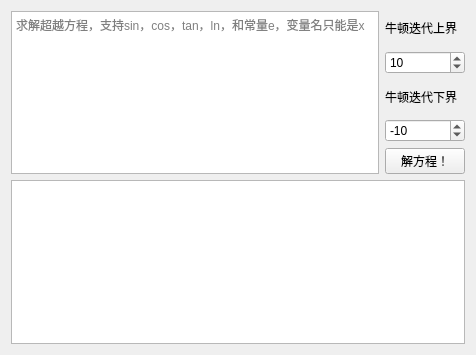
<?xml version="1.0" encoding="UTF-8"?>
<ui version="4.0">
 <class>Formtest</class>
 <widget class="QWidget" name="Formtest">
  <property name="geometry">
   <rect>
    <x>0</x>
    <y>0</y>
    <width>476</width>
    <height>355</height>
   </rect>
  </property>
  <property name="windowTitle">
   <string>Form</string>
  </property>
  <layout class="QVBoxLayout" name="verticalLayout_2">
   <item>
    <layout class="QHBoxLayout" name="horizontalLayout">
     <item>
      <widget class="QTextEdit" name="eqution">
       <property name="placeholderText">
        <string extracomment="解">求解超越方程，支持sin，cos，tan，ln，和常量e，变量名只能是x</string>
       </property>
      </widget>
     </item>
     <item>
      <layout class="QVBoxLayout" name="verticalLayout">
       <item>
        <layout class="QGridLayout" name="gridLayout">
         <item row="0" column="0">
          <layout class="QVBoxLayout" name="verticalLayout_3">
           <item>
            <widget class="QLabel" name="label_2">
             <property name="text">
              <string>牛顿迭代上界</string>
             </property>
            </widget>
           </item>
           <item>
            <widget class="QSpinBox" name="low">
             <property name="minimum">
              <number>-2000000000</number>
             </property>
             <property name="maximum">
              <number>2000000000</number>
             </property>
             <property name="value">
              <number>10</number>
             </property>
            </widget>
           </item>
           <item>
            <widget class="QLabel" name="label">
             <property name="text">
              <string>牛顿迭代下界</string>
             </property>
            </widget>
           </item>
           <item>
            <widget class="QSpinBox" name="hi">
             <property name="minimum">
              <number>-2000000000</number>
             </property>
             <property name="maximum">
              <number>2000000000</number>
             </property>
             <property name="value">
              <number>-10</number>
             </property>
            </widget>
           </item>
          </layout>
         </item>
        </layout>
       </item>
       <item>
        <widget class="QPushButton" name="solve">
         <property name="text">
          <string>解方程！</string>
         </property>
        </widget>
       </item>
      </layout>
     </item>
    </layout>
   </item>
   <item>
    <widget class="QTextEdit" name="answer">
     <property name="readOnly">
      <bool>true</bool>
     </property>
    </widget>
   </item>
  </layout>
 </widget>
 <resources/>
 <connections/>
</ui>
